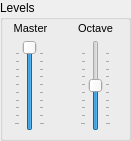
     <widget class="QGroupBox" name="groupBox_41" >
      <property name="geometry" >
       <rect>
        <x>920</x>
        <y>540</y>
        <width>131</width>
        <height>141</height>
       </rect>
      </property>
      <property name="title" >
       <string>Levels</string>
      </property>
      <widget class="QSlider" name="ampLevel_verticalSlider" >
       <property name="geometry" >
        <rect>
         <x>14</x>
         <y>40</y>
         <width>31</width>
         <height>91</height>
        </rect>
       </property>
       <property name="maximum" >
        <number>127</number>
       </property>
       <property name="value" >
        <number>127</number>
       </property>
       <property name="orientation" >
        <enum>Qt::Vertical</enum>
       </property>
       <property name="tickPosition" >
        <enum>QSlider::TicksBothSides</enum>
       </property>
       <property name="tickInterval" >
        <number>13</number>
       </property>
      </widget>
      <widget class="QSlider" name="octaveLevel_verticalSlider" >
       <property name="geometry" >
        <rect>
         <x>80</x>
         <y>40</y>
         <width>31</width>
         <height>91</height>
        </rect>
       </property>
       <property name="maximum" >
        <number>127</number>
       </property>
       <property name="value" >
        <number>63</number>
       </property>
       <property name="orientation" >
        <enum>Qt::Vertical</enum>
       </property>
       <property name="tickPosition" >
        <enum>QSlider::TicksBothSides</enum>
       </property>
       <property name="tickInterval" >
        <number>13</number>
       </property>
      </widget>
      <widget class="QLabel" name="label_106" >
       <property name="geometry" >
        <rect>
         <x>0</x>
         <y>20</y>
         <width>61</width>
         <height>16</height>
        </rect>
       </property>
       <property name="font" >
        <font>
         <pointsize>8</pointsize>
        </font>
       </property>
       <property name="text" >
        <string>Master</string>
       </property>
       <property name="alignment" >
        <set>Qt::AlignCenter</set>
       </property>
      </widget>
      <widget class="QLabel" name="label_107" >
       <property name="geometry" >
        <rect>
         <x>70</x>
         <y>20</y>
         <width>51</width>
         <height>16</height>
        </rect>
       </property>
       <property name="font" >
        <font>
         <pointsize>8</pointsize>
        </font>
       </property>
       <property name="text" >
        <string>Octave</string>
       </property>
       <property name="alignment" >
        <set>Qt::AlignCenter</set>
       </property>
      </widget>
     </widget>
